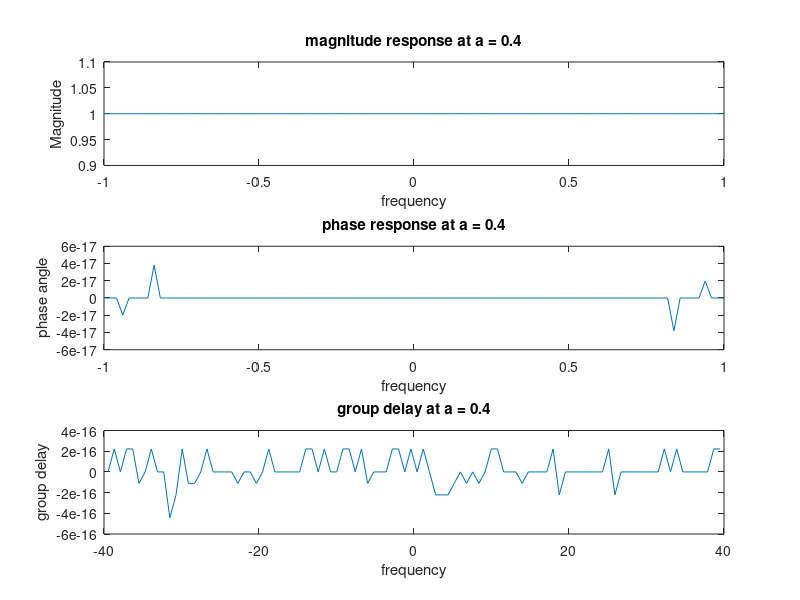
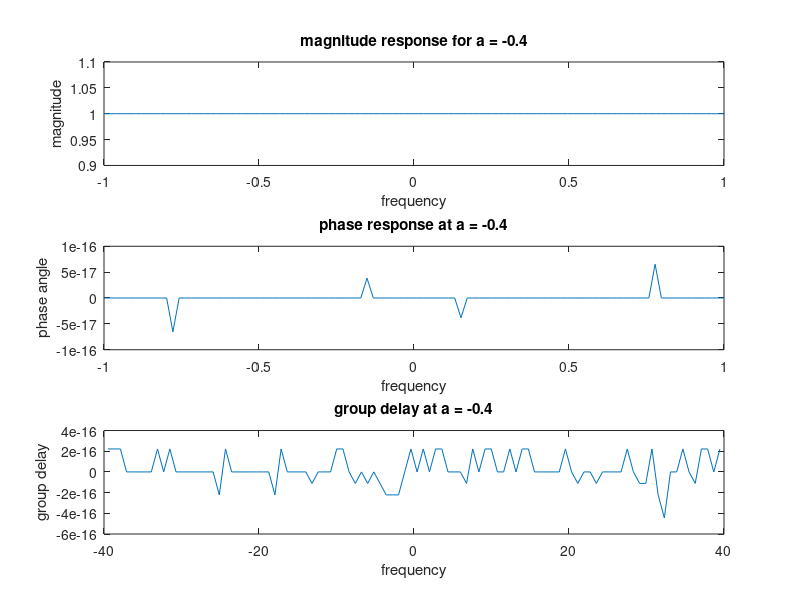

The MATLAB source for these figures, in order:
% I will be using grpdelay, a matlab function https://www.mathworks.com/help/signal/ref/grpdelay.html

% There are two values given for a
a1 = 0.4;
a2 = -0.4;
% Function H(z) for each value of a
b1 = [1 -conj(a1)];
a1bottom = [1 -a1];
b2 = [1 -conj(a2)];
a2bottom = [1 -a2];
% Neweded to set a range for omega
omega = linspace(-pi, pi);
%a = 0.4
figure;
subplot(3,1,1);
[H1, w] = freqz(b1, a1bottom, omega);
plot(w/pi, abs(H1));
title('magnitude response at a = 0.4');
xlabel('frequency');
ylabel('Magnitude');
subplot(3,1,2);
plot(w/pi, angle(H1));
title('phase response at a = 0.4');
xlabel('frequency');
ylabel('phase angle');
% Group delay using grpdelay
subplot(3,1,3);
[gd1, w] = grpdelay(b1, a1bottom, omega);
plot(w/pi, gd1);
title('group delay at a = 0.4');
xlabel('frequency');
ylabel('group delay');
%a = -0.4
figure;
subplot(3,1,1);
[H2, w] = freqz(b2, a2bottom, omega);
plot(w/pi, abs(H2));
title('magnitude response for a = -0.4');
xlabel('frequency');
ylabel('magnitude');
subplot(3,1,2);
plot(w/pi, angle(H2));
title('phase response at a = -0.4');
xlabel('frequency');
ylabel('phase angle');
subplot(3,1,3);
[gd2, w] = grpdelay(b2, a2bottom, omega);
plot(w/pi, gd2);
title('group delay at a = -0.4');
xlabel('frequency');
ylabel('group delay');